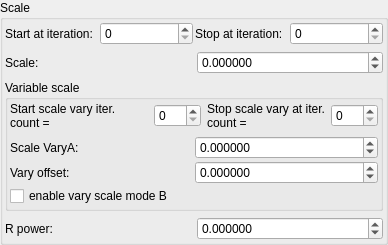
    <widget class="QGroupBox" name="groupBox_5">
     <property name="title">
      <string>Scale</string>
     </property>
     <layout class="QVBoxLayout" name="verticalLayout_8">
      <property name="leftMargin">
       <number>2</number>
      </property>
      <property name="topMargin">
       <number>2</number>
      </property>
      <property name="rightMargin">
       <number>2</number>
      </property>
      <property name="bottomMargin">
       <number>2</number>
      </property>
      <item>
       <layout class="QGridLayout" name="gridLayout_83">
        <property name="spacing">
         <number>2</number>
        </property>
        <item row="2" column="3">
         <widget class="MySpinBox" name="spinboxInt_transf_stop_iterations_C">
          <property name="sizePolicy">
           <sizepolicy hsizetype="Preferred" vsizetype="Maximum">
            <horstretch>0</horstretch>
            <verstretch>0</verstretch>
           </sizepolicy>
          </property>
          <property name="maximum">
           <number>999</number>
          </property>
         </widget>
        </item>
        <item row="2" column="2">
         <widget class="QLabel" name="label_55">
          <property name="text">
           <string>Stop at iteration:</string>
          </property>
         </widget>
        </item>
        <item row="2" column="1">
         <widget class="MySpinBox" name="spinboxInt_transf_start_iterations_C">
          <property name="sizePolicy">
           <sizepolicy hsizetype="Minimum" vsizetype="Maximum">
            <horstretch>0</horstretch>
            <verstretch>0</verstretch>
           </sizepolicy>
          </property>
          <property name="minimum">
           <number>0</number>
          </property>
          <property name="maximum">
           <number>999</number>
          </property>
          <property name="value">
           <number>0</number>
          </property>
         </widget>
        </item>
        <item row="2" column="0">
         <widget class="QLabel" name="label_75">
          <property name="text">
           <string>Start at iteration:</string>
          </property>
         </widget>
        </item>
       </layout>
      </item>
      <item>
       <layout class="QGridLayout" name="gridLayout_4">
        <item row="0" column="1">
         <widget class="MyDoubleSpinBox" name="spinbox_transf_scale">
          <property name="sizePolicy">
           <sizepolicy hsizetype="Minimum" vsizetype="Maximum">
            <horstretch>0</horstretch>
            <verstretch>0</verstretch>
           </sizepolicy>
          </property>
          <property name="prefix">
           <string/>
          </property>
          <property name="suffix">
           <string/>
          </property>
          <property name="decimals">
           <number>6</number>
          </property>
          <property name="minimum">
           <double>-99.998999999999995</double>
          </property>
          <property name="maximum">
           <double>99.998999999999995</double>
          </property>
          <property name="singleStep">
           <double>0.100000000000000</double>
          </property>
         </widget>
        </item>
        <item row="0" column="0">
         <widget class="QLabel" name="label_149">
          <property name="text">
           <string>Scale:</string>
          </property>
         </widget>
        </item>
       </layout>
      </item>
      <item>
       <widget class="QGroupBox" name="groupBox_7">
        <property name="title">
         <string>Variable scale</string>
        </property>
        <layout class="QVBoxLayout" name="verticalLayout_10">
         <property name="leftMargin">
          <number>2</number>
         </property>
         <property name="topMargin">
          <number>2</number>
         </property>
         <property name="rightMargin">
          <number>2</number>
         </property>
         <property name="bottomMargin">
          <number>2</number>
         </property>
         <item>
          <layout class="QHBoxLayout" name="horizontalLayout">
           <property name="topMargin">
            <number>0</number>
           </property>
           <item>
            <widget class="QLabel" name="label_76">
             <property name="text">
              <string>Start scale vary iter. count =</string>
             </property>
             <property name="wordWrap">
              <bool>true</bool>
             </property>
            </widget>
           </item>
           <item>
            <widget class="MySpinBox" name="spinboxInt_transf_start_iterations_X">
             <property name="sizePolicy">
              <sizepolicy hsizetype="Minimum" vsizetype="Maximum">
               <horstretch>0</horstretch>
               <verstretch>0</verstretch>
              </sizepolicy>
             </property>
             <property name="minimum">
              <number>0</number>
             </property>
             <property name="maximum">
              <number>999</number>
             </property>
             <property name="value">
              <number>0</number>
             </property>
            </widget>
           </item>
           <item>
            <widget class="QLabel" name="label_57">
             <property name="text">
              <string>Stop scale vary at iter. count =</string>
             </property>
             <property name="wordWrap">
              <bool>true</bool>
             </property>
            </widget>
           </item>
           <item>
            <widget class="MySpinBox" name="spinboxInt_transf_stop_iterations_X">
             <property name="sizePolicy">
              <sizepolicy hsizetype="Preferred" vsizetype="Maximum">
               <horstretch>0</horstretch>
               <verstretch>0</verstretch>
              </sizepolicy>
             </property>
             <property name="maximum">
              <number>999</number>
             </property>
            </widget>
           </item>
          </layout>
         </item>
         <item>
          <layout class="QGridLayout" name="gridLayout_31">
           <property name="spacing">
            <number>2</number>
           </property>
           <item row="3" column="0" colspan="2">
            <widget class="QCheckBox" name="checkBox_transf_function_enabledM_false">
             <property name="text">
              <string>enable vary scale mode B</string>
             </property>
            </widget>
           </item>
           <item row="1" column="1">
            <widget class="MyDoubleSpinBox" name="spinbox_transf_scale_vary_0">
             <property name="sizePolicy">
              <sizepolicy hsizetype="Minimum" vsizetype="Maximum">
               <horstretch>0</horstretch>
               <verstretch>0</verstretch>
              </sizepolicy>
             </property>
             <property name="prefix">
              <string/>
             </property>
             <property name="suffix">
              <string/>
             </property>
             <property name="decimals">
              <number>6</number>
             </property>
             <property name="minimum">
              <double>-100000.000000000000000</double>
             </property>
             <property name="maximum">
              <double>100000.000000000000000</double>
             </property>
             <property name="singleStep">
              <double>0.100000000000000</double>
             </property>
            </widget>
           </item>
           <item row="2" column="0">
            <widget class="QLabel" name="label_150">
             <property name="text">
              <string>Vary offset:</string>
             </property>
            </widget>
           </item>
           <item row="2" column="1">
            <widget class="MyDoubleSpinBox" name="spinbox_transf_scaleB_1">
             <property name="sizePolicy">
              <sizepolicy hsizetype="Minimum" vsizetype="Maximum">
               <horstretch>0</horstretch>
               <verstretch>0</verstretch>
              </sizepolicy>
             </property>
             <property name="prefix">
              <string/>
             </property>
             <property name="suffix">
              <string/>
             </property>
             <property name="decimals">
              <number>6</number>
             </property>
             <property name="minimum">
              <double>-100000.000000000000000</double>
             </property>
             <property name="maximum">
              <double>100000.000000000000000</double>
             </property>
             <property name="singleStep">
              <double>0.100000000000000</double>
             </property>
            </widget>
           </item>
           <item row="1" column="0">
            <widget class="QLabel" name="label_144">
             <property name="text">
              <string>Scale VaryA:</string>
             </property>
            </widget>
           </item>
          </layout>
         </item>
        </layout>
       </widget>
      </item>
      <item>
       <layout class="QGridLayout" name="gridLayout_5">
        <item row="0" column="0">
         <widget class="QLabel" name="label_10">
          <property name="text">
           <string>R power:</string>
          </property>
         </widget>
        </item>
        <item row="0" column="1">
         <widget class="MyDoubleSpinBox" name="spinbox_mandelbox_vary_rpower">
          <property name="sizePolicy">
           <sizepolicy hsizetype="Minimum" vsizetype="Maximum">
            <horstretch>0</horstretch>
            <verstretch>0</verstretch>
           </sizepolicy>
          </property>
          <property name="prefix">
           <string/>
          </property>
          <property name="suffix">
           <string/>
          </property>
          <property name="decimals">
           <number>6</number>
          </property>
          <property name="minimum">
           <double>-99.998999999999995</double>
          </property>
          <property name="maximum">
           <double>99.998999999999995</double>
          </property>
          <property name="singleStep">
           <double>0.100000000000000</double>
          </property>
         </widget>
        </item>
       </layout>
      </item>
     </layout>
    </widget>
